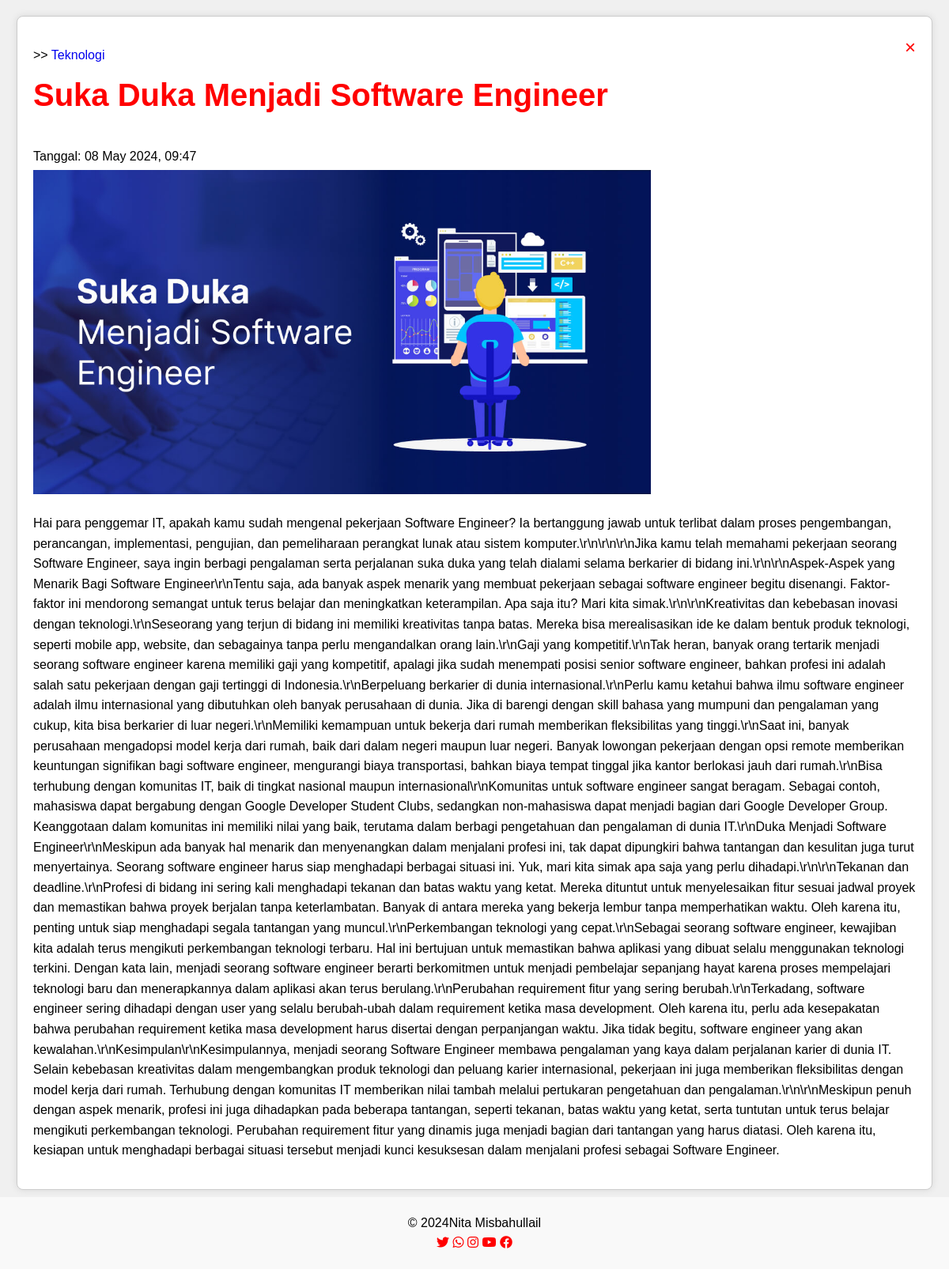
Screenshot of /detail.php?id=13 with the database file from the repository.
### tables this page shows
CREATE TABLE `data_artikel` (
  `id` int NOT NULL,
  `title` varchar(255) NOT NULL,
  `gambar` varchar(255) NOT NULL,
  `content` blob NOT NULL,
  `date` timestamp NOT NULL DEFAULT CURRENT_TIMESTAMP,
  `category` varchar(50) NOT NULL
);

### detail.php (the view, shortened to what this page needs)
<?php
include 'connect.php';
if(isset($_GET['id'])) {
    $id = mysqli_real_escape_string($connect, $_GET['id']);
    $sql = "SELECT * FROM data_artikel WHERE id = '$id'";
    $result = mysqli_query($connect, $sql);
    if(mysqli_num_rows($result) > 0) {
        ?>
<!DOCTYPE html>
<html lang="en">
<head>
    <link rel="stylesheet" href="https://cdnjs.cloudflare.com/ajax/libs/font-awesome/5.15.4/css/all.min.css">
</head>
<body>
    <div class="article-container">
        <?php
        if(isset($_GET['id'])) {
            $id = mysqli_real_escape_string($connect, $_GET['id']);
            $sql = "SELECT * FROM data_artikel WHERE id = '$id'";
            $result = mysqli_query($connect, $sql);
            if(mysqli_num_rows($result) > 0) {
                $article = mysqli_fetch_assoc($result);
        ?>
       <a href="javascript:history.back()" class="close-icon" style="text-decoration: none; color: red;">&times;</a>
        <div class="article">
        <p style="margin-bottom: 5px;"> >> <a href="subkategori.php?kategori=<?php echo $article['category']; ?>" style="text-decoration: none;"><?php echo $article['category']; ?></a></p>
        <h2 style="margin-top: 5px;"><?php echo $article['title']; ?></h2>
        <p style="margin-bottom: 5px;">Tanggal: <?php echo date("d F Y, H:i", strtotime($article['date'])); ?></p>
        <img src="asset/<?php echo $article['gambar']; ?>" alt="Gambar Artikel" class="img">
            <p><?php echo nl2br($article['content']); ?></p>
        </div>
        <?php
            } else {
                echo "Artikel tidak ditemukan.";
            }
        } else {
            echo "Parameter id artikel tidak ditemukan.";
        }
        ?>
    </div>
    <footer class="footer">
    <p>&copy; <?php echo date("Y"); ?>Nita Misbahullail</p>
    <div class="social-icons">
        <a href="#" class="social-icon"><i class="fab fa-twitter" style="color: red;"></i></a>
        <a href="#" class="social-icon"><i class="fab fa-whatsapp" style="color: red;"></i></a>
        <a href="#" class="social-icon"><i class="fab fa-instagram" style="color: red;"></i></a>
        <a href="#" class="social-icon"><i class="fab fa-youtube" style="color: red;"></i></a>
        <a href="#" class="social-icon"><i class="fab fa-facebook" style="color: red;"></i></a>
    </div>
</footer>
</body>
</html>
<?php
    } else {
        echo "Artikel tidak ditemukan.";
    }
} else {
    echo "Parameter id artikel tidak ditemukan.";
}
?>

### detail.php (style rules this page uses)
body { font-family: Arial, sans-serif; line-height: 1.6; margin: 0; padding: 0; background-color: #f0f0f0; display: flex; justify-content: center; align-items: center; min-height: 100vh; }
.img { max-width: 70%; height: auto; }
.article-container { width: 93vw; max-width: 2000px; padding: 20px; margin: 20px; border: 1px solid #ccc; border-radius: 8px; background-color: #fff; box-shadow: 0 0 10px rgba(0, 0, 0, 0.1); position: relative; overflow-y: auto; margin-bottom: 100px; }
.article { word-wrap: break-word; }
.close-icon { color: #999; font-size: 24px; position: absolute; top: 20px; right: 20px; cursor: pointer; transition: color 0.3s ease; }
.footer { background-color: #f9f9f9; text-align: center; padding: 20px; width: 100%; position: fixed; bottom: 0; margin-top: 20px; }
.footer p { margin: 0; }
.article h2 { color: red; font-size: 40px; }

### rows the page displays
data_artikel: category "Teknologi", title "Suka Duka Menjadi Software Engineer", date "08 May 2024, 09:47", gambar (picture), content "Hai para penggemar IT, apakah kamu sudah mengenal pekerjaan Software Engineer? Ia bertanggung jawab untuk terlibat dalam proses pengembangan, perancangan, implementasi, pengujian, dan pemeliharaan perangkat lunak atau sistem komputer.\\r\\n\\r\\n\\r\\nJika kamu telah memahami pekerjaan seorang Software Engineer, saya ingin berbagi pengalaman serta perjalanan suka duka yang telah dialami selama berkarier di bidang ini.\\r\\n\\r\\nAspek-Aspek yang Menarik Bagi Software Engineer\\r\\nTentu saja, ada banyak aspek menarik yang membuat pekerjaan sebagai software engineer begitu disenangi. Faktor-faktor ini mendorong semangat untuk terus belajar dan meningkatkan keterampilan. Apa saja itu? Mari kita…"
